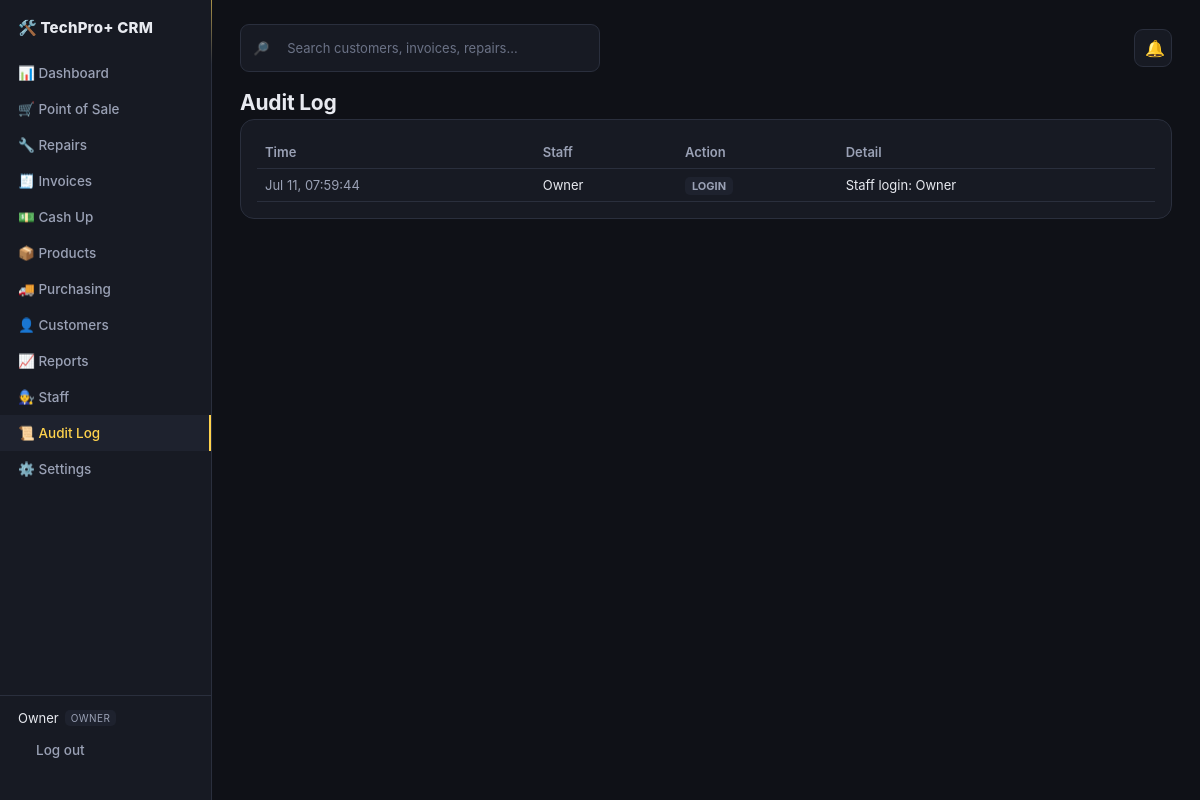
The page /audit (signed in) on the database as committed earlier.
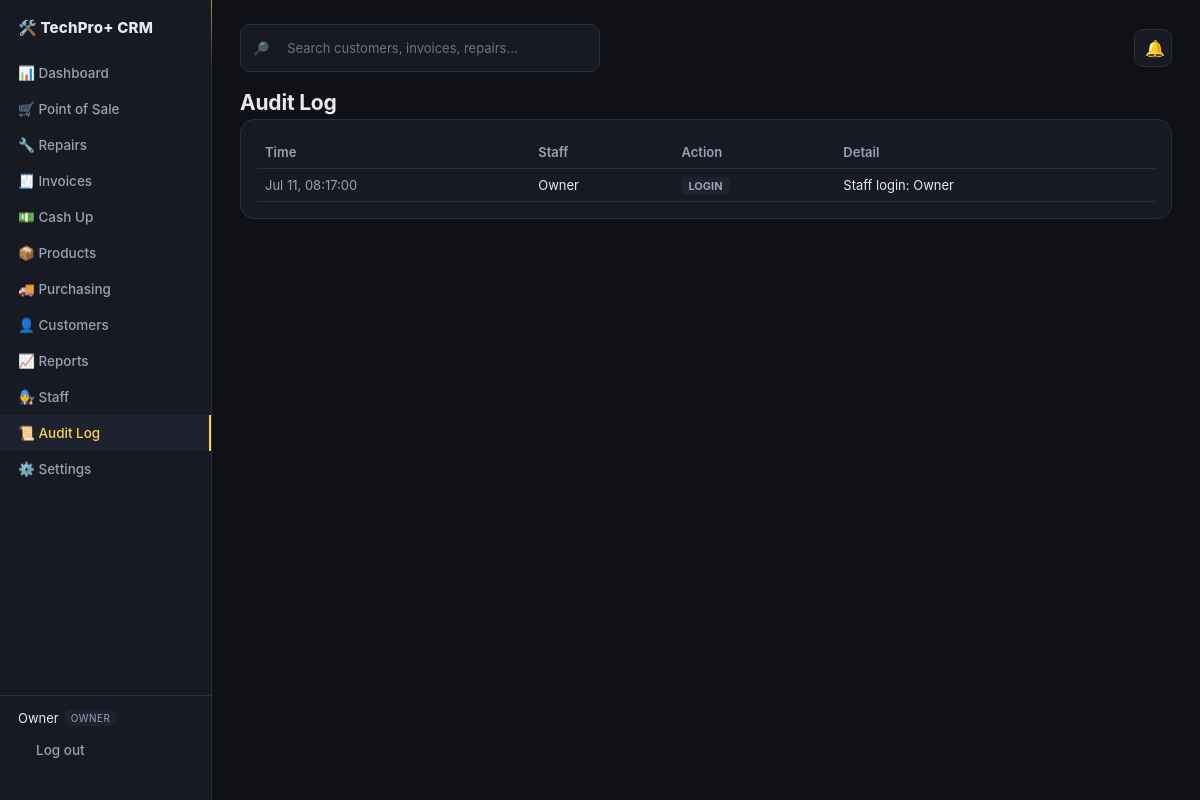
The same page on the database as committed later.
### app/models.py (models this page shows)
class Staff(Base):
    __tablename__ = "staff"
    id = Column(String, primary_key=True, default=gen_id)
    name = Column(String, nullable=False)
    role = Column(String, nullable=False, default="cashier")  # owner | manager | cashier | technician
    pin_hash = Column(String, nullable=False)
    active = Column(Boolean, default=True)

class AuditLog(Base):
    __tablename__ = "audit_log"
    id = Column(String, primary_key=True, default=gen_id)
    ts = Column(DateTime, default=datetime.utcnow)
    staff_id = Column(String, nullable=True)
    staff_name = Column(String, default="System")
    action = Column(String)
    detail = Column(Text, default="")

### app/main.py (the view)
@app.get("/audit", response_class=HTMLResponse)
def audit_log(request: Request, db: Session = Depends(get_db)):
    staff = require_login(request, db)
    if not staff:
        return RedirectResponse("/login", status_code=303)
    if not role_allowed(staff, "owner", "manager"):
        return HTMLResponse("Forbidden — audit log requires manager or owner role.", status_code=403)
    logs = db.query(AuditLog).order_by(AuditLog.ts.desc()).limit(200).all()
    return templates.TemplateResponse(request, "audit.html", {"staff": staff, "logs": logs})

### templates/audit.html
{% extends "base.html" %}
{% block content %}
<h1>Audit Log</h1>
<div class="card">
  <table>
    <thead><tr><th>Time</th><th>Staff</th><th>Action</th><th>Detail</th></tr></thead>
    <tbody>
      {% for log in logs %}
      <tr>
        <td class="text-muted">{{ log.ts.strftime('%b %d, %H:%M:%S') }}</td>
        <td>{{ log.staff_name }}</td>
        <td><span class="badge badge-gray">{{ log.action }}</span></td>
        <td>{{ log.detail }}</td>
      </tr>
      {% endfor %}
    </tbody>
  </table>
</div>
{% endblock %}

### templates/base.html (shortened to what this page needs)
<!DOCTYPE html>
<html lang="en">
<head>
<link rel="stylesheet" href="/static/style.css">
</head>
<body>
{% if staff %}
<div class="layout">
  <nav class="sidebar" id="sidebar">
    <div class="brand">🛠️ TechPro+ CRM</div>
    <a href="/" class="{{ 'active' if request.url.path=='/' }}">📊 Dashboard</a>
    <a href="/pos" class="{{ 'active' if request.url.path=='/pos' }}">🛒 Point of Sale</a>
    <a href="/repairs" class="{{ 'active' if request.url.path.startswith('/repairs') }}">🔧 Repairs</a>
    <a href="/invoices" class="{{ 'active' if request.url.path.startswith('/invoices') }}">🧾 Invoices</a>
    <a href="/cashup" class="{{ 'active' if request.url.path=='/cashup' }}">💵 Cash Up</a>
    <a href="/products" class="{{ 'active' if request.url.path=='/products' }}">📦 Products</a>
    {% if staff.role in ['owner','manager'] %}
    <a href="/purchase-orders" class="{{ 'active' if request.url.path.startswith('/purchase-orders') or request.url.path=='/suppliers' }}">🚚 Purchasing</a>
    {% endif %}
    <a href="/customers" class="{{ 'active' if request.url.path.startswith('/customers') }}">👤 Customers</a>
    {% if staff.role in ['owner','manager'] %}
    <a href="/reports" class="{{ 'active' if request.url.path=='/reports' }}">📈 Reports</a>
    <a href="/staff" class="{{ 'active' if request.url.path=='/staff' }}">🧑‍🔧 Staff</a>
    <a href="/audit" class="{{ 'active' if request.url.path=='/audit' }}">📜 Audit Log</a>
    {% endif %}
    {% if staff.role=='owner' %}
    <a href="/settings" class="{{ 'active' if request.url.path=='/settings' }}">⚙️ Settings</a>
    {% endif %}
    <div class="sidebar-footer">
      <div class="staff-pill">{{ staff.name }} <span class="role-badge">{{ staff.role }}</span></div>
      <a href="/logout" class="logout-link">Log out</a>
    </div>
  </nav>
  <main class="content">
    {% if not request.url.path.startswith('/pos') %}
    <div class="util-bar">
      <form action="/search" method="get" class="search-box">
        <span class="search-icon">🔎</span>
        <input type="text" name="q" placeholder="Search customers, invoices, repairs…" value="{{ q or '' }}" autocomplete="off">
      </form>
      <div class="bell-wrap">
        <button class="bell" id="bellBtn" onclick="toggleBell()" aria-label="Notifications">
          🔔<span class="bell-badge" id="bellBadge" style="display:none">0</span>
        </button>
      </div>
    </div>
    {% endif %}
    {% block content %}{% endblock %}
  </main>
</div>
{% else %}
{% block bare_content %}{% endblock %}
{% endif %}
</body>
</html>

### static/style.css (style rules this page uses)
:root { --bg:#0f1117; --surface:#171a23; --surface2:#1e222e; --surface3:#12141c; --border:#2a2f3d; --border2:#343a4a; --text:#e8eaf0; --text2:#9aa1b5; --text3:#6b7286; --accent:#ffd34d; --accent-dim:#8a6d1f; --gold:#ffd34d; --green:#4ade80; --red:#f87171; --blue:#60a5fa; --mono:'SFMono-Regular',Consolas,monospace; --radius-lg:14px; --radius:9px; --radius-sm:6px; --shadow:0 1px 2px rgba(0,0,0,.3),0 8px 24px -12px rgba(0,0,0,.5); --nav-h:56px; --bottom-nav-h:60px; }
* { box-sizing:border-box }
html { -webkit-tap-highlight-color:transparent }
body { margin:0;background:var(--bg);color:var(--text);font-family:-apple-system,BlinkMacSystemFont,"Segoe UI",Roboto,sans-serif;-webkit-font-smoothing:antialiased }
a { color:var(--accent);text-decoration:none }
.layout { display:flex;min-height:100vh }
.sidebar { width:212px;background:var(--surface);border-right:1px solid var(--border);display:flex;flex-direction:column;padding:18px 0;position:relative }
.sidebar::after { content:"";position:absolute;top:0;right:-1px;width:1px;height:64px; background:linear-gradient(180deg,var(--accent),transparent);opacity:.6 }
.sidebar .brand { font-weight:800;padding:0 18px 18px;font-size:15px;letter-spacing:.2px;display:flex;align-items:center;gap:8px }
.sidebar a { display:flex;align-items:center;gap:10px;padding:10px 18px;color:var(--text2);font-size:13.5px;font-weight:500;border-right:2px solid transparent }
.sidebar a.active { color:var(--accent);background:var(--surface2);border-right:2px solid var(--accent) }
.sidebar-footer { margin-top:auto;padding:14px 18px;border-top:1px solid var(--border) }
.staff-pill { font-size:13px;margin-bottom:6px;display:flex;align-items:center;gap:6px }
.role-badge { font-size:10px;background:var(--surface2);padding:2px 6px;border-radius:5px;color:var(--text2);text-transform:uppercase;letter-spacing:.4px }
.logout-link { font-size:12px;color:var(--red) }
.content { flex:1;padding:24px 28px;overflow-y:auto;min-width:0 }
h1 { font-size:21px;margin:0 0 4px;font-weight:700;letter-spacing:-.2px }
.card { background:var(--surface);border:1px solid var(--border);border-radius:var(--radius-lg);padding:16px;margin-bottom:16px }
table { width:100%;border-collapse:collapse;font-size:13px }
th { text-align:left;color:var(--text2);font-weight:600;padding:8px;border-bottom:1px solid var(--border) }
td { padding:8px;border-bottom:1px solid var(--border) }
input,select,textarea,button { font-family:inherit;font-size:13px;background:var(--surface2);color:var(--text);border:1px solid var(--border2);border-radius:6px;padding:7px 10px }
button { cursor:pointer }
.text-muted { color:var(--text2) }
.badge { font-size:11px;padding:2px 7px;border-radius:5px;font-weight:700 }
.badge-gray { background:var(--surface2);color:var(--text2) }
.util-bar { display:flex;align-items:center;justify-content:space-between;gap:12px;margin-bottom:18px }
.search-box { display:flex;align-items:center;gap:8px;background:var(--surface);border:1px solid var(--border); border-radius:9px;padding:8px 12px;flex:1;max-width:360px }
.search-box .search-icon { font-size:13px;opacity:.6 }
.search-box input { background:none;border:none;outline:none;color:var(--text);font-size:13px;width:100% }
.search-box input::placeholder { color:var(--text3) }
.bell-wrap { position:relative;flex-shrink:0 }
.bell { background:var(--surface);border:1px solid var(--border);border-radius:9px;width:38px;height:38px; font-size:16px;color:var(--text);cursor:pointer;position:relative }

Rows that differ between the two databases and show on the page:
removed AuditLog: ts "Jul 11, 07:59:44", staff_name "Owner", action "LOGIN", detail "Staff login: Owner"
added AuditLog: ts "Jul 11, 08:17:00", staff_name "Owner", action "LOGIN", detail "Staff login: Owner"
